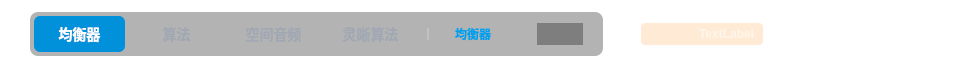
           <widget class="QWidget" name="widget_top" native="true">
            <property name="minimumSize">
             <size>
              <width>619</width>
              <height>68</height>
             </size>
            </property>
            <property name="maximumSize">
             <size>
              <width>16777215</width>
              <height>68</height>
             </size>
            </property>
            <property name="styleSheet">
             <string notr="true">border-top-left-radius: 0px;
border-top-right-radius: 0px;
border-bottom-left-radius: 0px;
border-bottom-right-radius: 0px;
background: transparent;</string>
            </property>
            <layout class="QHBoxLayout" name="horizontalLayout_2">
             <property name="spacing">
              <number>0</number>
             </property>
             <property name="leftMargin">
              <number>30</number>
             </property>
             <property name="topMargin">
              <number>0</number>
             </property>
             <property name="rightMargin">
              <number>30</number>
             </property>
             <property name="bottomMargin">
              <number>0</number>
             </property>
             <item>
              <widget class="QWidget" name="widget_6" native="true">
               <property name="minimumSize">
                <size>
                 <width>421</width>
                 <height>44</height>
                </size>
               </property>
               <property name="maximumSize">
                <size>
                 <width>16777215</width>
                 <height>44</height>
                </size>
               </property>
               <property name="styleSheet">
                <string notr="true">border:none;
border-radius: 8px;
background: rgba(0, 0, 0, 0.3);</string>
               </property>
               <layout class="QHBoxLayout" name="horizontalLayout_7">
                <property name="leftMargin">
                 <number>4</number>
                </property>
                <property name="topMargin">
                 <number>4</number>
                </property>
                <property name="rightMargin">
                 <number>20</number>
                </property>
                <property name="bottomMargin">
                 <number>4</number>
                </property>
                <item>
                 <widget class="QPushButton" name="pBt_Equalizer">
                  <property name="minimumSize">
                   <size>
                    <width>91</width>
                    <height>36</height>
                   </size>
                  </property>
                  <property name="maximumSize">
                   <size>
                    <width>91</width>
                    <height>36</height>
                   </size>
                  </property>
                  <property name="styleSheet">
                   <string notr="true">QPushButton
{
	border:none;
	color: #A1A8B3;
	background:none;
	font-family: &quot;Noto Sans S Chinese&quot;; font-weight: 500;
	font-size: 14px;
}
QPushButton:checked
{
	color: #FFFFFF;
	border-radius: 6px;
	background: #0091DA;
}
QPushButton:hover:!checked {
    border-radius: 6px;
    background-color: rgba(255, 255, 255, 25);
}</string>
                  </property>
                  <property name="text">
                   <string>均衡器</string>
                  </property>
                  <property name="checkable">
                   <bool>true</bool>
                  </property>
                  <property name="checked">
                   <bool>true</bool>
                  </property>
                 </widget>
                </item>
                <item>
                 <widget class="QPushButton" name="pBt_Algorithm">
                  <property name="minimumSize">
                   <size>
                    <width>91</width>
                    <height>36</height>
                   </size>
                  </property>
                  <property name="maximumSize">
                   <size>
                    <width>91</width>
                    <height>36</height>
                   </size>
                  </property>
                  <property name="styleSheet">
                   <string notr="true">QPushButton
{
	border:none;
	color: #A1A8B3;
	background:none;
	font-family: &quot;Noto Sans S Chinese&quot;; font-weight: 500;
	font-size: 14px;
}
QPushButton:checked
{
color: #FFFFFF;
	border-radius: 6px;
	background: #0091DA;
}
QPushButton:hover:!checked {
    border-radius: 6px;
    background-color: rgba(255, 255, 255, 25);
}</string>
                  </property>
                  <property name="text">
                   <string>算法</string>
                  </property>
                  <property name="checkable">
                   <bool>true</bool>
                  </property>
                  <property name="checked">
                   <bool>false</bool>
                  </property>
                 </widget>
                </item>
                <item>
                 <widget class="QPushButton" name="pBt_Space">
                  <property name="minimumSize">
                   <size>
                    <width>91</width>
                    <height>36</height>
                   </size>
                  </property>
                  <property name="maximumSize">
                   <size>
                    <width>91</width>
                    <height>36</height>
                   </size>
                  </property>
                  <property name="styleSheet">
                   <string notr="true">QPushButton
{
	border:none;
	color: #A1A8B3;
	background:none;
	font-family: &quot;Noto Sans S Chinese&quot;; font-weight: 500;
	font-size: 14px;
}
QPushButton:checked
{
color: #FFFFFF;
	border-radius: 6px;
	background: #0091DA;
}
QPushButton:hover:!checked {
    border-radius: 6px;
    background-color: rgba(255, 255, 255, 25);
}</string>
                  </property>
                  <property name="text">
                   <string>空间音频</string>
                  </property>
                  <property name="checkable">
                   <bool>true</bool>
                  </property>
                  <property name="checked">
                   <bool>false</bool>
                  </property>
                 </widget>
                </item>
                <item>
                 <widget class="QPushButton" name="pBt_Drc">
                  <property name="minimumSize">
                   <size>
                    <width>91</width>
                    <height>36</height>
                   </size>
                  </property>
                  <property name="maximumSize">
                   <size>
                    <width>91</width>
                    <height>36</height>
                   </size>
                  </property>
                  <property name="styleSheet">
                   <string notr="true">QPushButton
{
	border:none;
	color: #A1A8B3;
	background:none;
	font-family: &quot;Noto Sans S Chinese&quot;; font-weight: 500;
	font-size: 14px;
}
QPushButton:checked
{
color: #FFFFFF;
	border-radius: 6px;
	background: #0091DA;
}
QPushButton:hover:!checked {
    border-radius: 6px;
    background-color: rgba(255, 255, 255, 25);
}</string>
                  </property>
                  <property name="text">
                   <string>灵晰算法</string>
                  </property>
                  <property name="checkable">
                   <bool>true</bool>
                  </property>
                  <property name="checked">
                   <bool>false</bool>
                  </property>
                 </widget>
                </item>
                <item>
                 <spacer name="horizontalSpacer_30">
                  <property name="orientation">
                   <enum>Qt::Horizontal</enum>
                  </property>
                  <property name="sizeType">
                   <enum>QSizePolicy::Fixed</enum>
                  </property>
                  <property name="sizeHint" stdset="0">
                   <size>
                    <width>5</width>
                    <height>33</height>
                   </size>
                  </property>
                 </spacer>
                </item>
                <item>
                 <widget class="QLabel" name="lab_partition">
                  <property name="minimumSize">
                   <size>
                    <width>2</width>
                    <height>12</height>
                   </size>
                  </property>
                  <property name="maximumSize">
                   <size>
                    <width>2</width>
                    <height>12</height>
                   </size>
                  </property>
                  <property name="styleSheet">
                   <string notr="true">/*border-image: url(:/Skin/Images/Headphones/partition.png);*/
border-radius:1px;
background: rgba(255, 255, 255, 0.2);
border-image:none;</string>
                  </property>
                  <property name="text">
                   <string/>
                  </property>
                 </widget>
                </item>
                <item>
                 <spacer name="horizontalSpacer_18">
                  <property name="orientation">
                   <enum>Qt::Horizontal</enum>
                  </property>
                  <property name="sizeType">
                   <enum>QSizePolicy::Fixed</enum>
                  </property>
                  <property name="sizeHint" stdset="0">
                   <size>
                    <width>20</width>
                    <height>20</height>
                   </size>
                  </property>
                 </spacer>
                </item>
                <item>
                 <widget class="QLabel" name="lab_switchDes">
                  <property name="styleSheet">
                   <string notr="true">border:none;
background:none;
font-family: &quot;Noto Sans S Chinese&quot;; 
font-weight: 500;
font-size: 12px;
color: #009FEF;</string>
                  </property>
                  <property name="text">
                   <string>均衡器</string>
                  </property>
                 </widget>
                </item>
                <item>
                 <widget class="QLabel" name="lab_tooptip">
                  <property name="minimumSize">
                   <size>
                    <width>13</width>
                    <height>36</height>
                   </size>
                  </property>
                  <property name="maximumSize">
                   <size>
                    <width>13</width>
                    <height>36</height>
                   </size>
                  </property>
                  <property name="styleSheet">
                   <string notr="true">background:transparent;
image: url(:/Skin/Images/homePage/annotation_13_13_2x.png);</string>
                  </property>
                  <property name="text">
                   <string/>
                  </property>
                 </widget>
                </item>
                <item>
                 <spacer name="horizontalSpacer_31">
                  <property name="orientation">
                   <enum>Qt::Horizontal</enum>
                  </property>
                  <property name="sizeType">
                   <enum>QSizePolicy::Fixed</enum>
                  </property>
                  <property name="sizeHint" stdset="0">
                   <size>
                    <width>20</width>
                    <height>20</height>
                   </size>
                  </property>
                 </spacer>
                </item>
                <item>
                 <widget class="CustomPushButton" name="pBt_EQSwitch">
                  <property name="minimumSize">
                   <size>
                    <width>46</width>
                    <height>22</height>
                   </size>
                  </property>
                  <property name="maximumSize">
                   <size>
                    <width>46</width>
                    <height>22</height>
                   </size>
                  </property>
                  <property name="styleSheet">
                   <string notr="true">border-radius:none;</string>
                  </property>
                  <property name="text">
                   <string/>
                  </property>
                  <property name="checkable">
                   <bool>true</bool>
                  </property>
                  <property name="checked">
                   <bool>true</bool>
                  </property>
                 </widget>
                </item>
               </layout>
              </widget>
             </item>
             <item>
              <spacer name="horizontalSpacer_33">
               <property name="orientation">
                <enum>Qt::Horizontal</enum>
               </property>
               <property name="sizeType">
                <enum>QSizePolicy::Expanding</enum>
               </property>
               <property name="sizeHint" stdset="0">
                <size>
                 <width>38</width>
                 <height>17</height>
                </size>
               </property>
              </spacer>
             </item>
             <item>
              <widget class="QWidget" name="widget_deriv" native="true">
               <property name="minimumSize">
                <size>
                 <width>0</width>
                 <height>22</height>
                </size>
               </property>
               <property name="maximumSize">
                <size>
                 <width>16777215</width>
                 <height>22</height>
                </size>
               </property>
               <property name="styleSheet">
                <string notr="true">border-radius:4px;
background-color: rgba(255, 153, 45, 51);</string>
               </property>
               <layout class="QHBoxLayout" name="horizontalLayout_6">
                <property name="spacing">
                 <number>8</number>
                </property>
                <property name="leftMargin">
                 <number>0</number>
                </property>
                <property name="topMargin">
                 <number>0</number>
                </property>
                <property name="rightMargin">
                 <number>8</number>
                </property>
                <property name="bottomMargin">
                 <number>0</number>
                </property>
                <item>
                 <widget class="QLabel" name="label">
                  <property name="minimumSize">
                   <size>
                    <width>50</width>
                    <height>22</height>
                   </size>
                  </property>
                  <property name="maximumSize">
                   <size>
                    <width>50</width>
                    <height>22</height>
                   </size>
                  </property>
                  <property name="styleSheet">
                   <string notr="true">background:transparent;
border-image: url(:/Skin/Images/Headphones/deriv.png);
</string>
                  </property>
                  <property name="text">
                   <string/>
                  </property>
                 </widget>
                </item>
                <item>
                 <widget class="QLabel" name="lab_parentName">
                  <property name="minimumSize">
                   <size>
                    <width>0</width>
                    <height>17</height>
                   </size>
                  </property>
                  <property name="maximumSize">
                   <size>
                    <width>16777215</width>
                    <height>17</height>
                   </size>
                  </property>
                  <property name="styleSheet">
                   <string notr="true">border:none;	
background:transparent;
font-family: &quot;Noto Sans S Chinese&quot;; font-weight: 500;
font-size: 12px;
color: rgba(255, 255, 255, 128);</string>
                  </property>
                  <property name="text">
                   <string>TextLabel</string>
                  </property>
                 </widget>
                </item>
               </layout>
              </widget>
             </item>
             <item>
              <spacer name="horizontalSpacer_19">
               <property name="orientation">
                <enum>Qt::Horizontal</enum>
               </property>
               <property name="sizeType">
                <enum>QSizePolicy::Fixed</enum>
               </property>
               <property name="sizeHint" stdset="0">
                <size>
                 <width>20</width>
                 <height>20</height>
                </size>
               </property>
              </spacer>
             </item>
             <item>
              <widget class="QPushButton" name="pBt_undoEq">
               <property name="enabled">
                <bool>true</bool>
               </property>
               <property name="minimumSize">
                <size>
                 <width>32</width>
                 <height>32</height>
                </size>
               </property>
               <property name="maximumSize">
                <size>
                 <width>32</width>
                 <height>32</height>
                </size>
               </property>
               <property name="styleSheet">
                <string notr="true">QPushButton
{
	background:transparent;
	border-image: url(:/Skin/Images/Headphones/undo.png);
}
QPushButton:disabled
{
	border-image: url(:/Skin/Images/Headphones/undo-dis.png);
}
QPushButton:hover
{
	border-image: url(:/Skin/Images/Headphones/undo-hov.png);
}</string>
               </property>
               <property name="text">
                <string/>
               </property>
              </widget>
             </item>
             <item>
              <spacer name="horizontalSpacer_61">
               <property name="orientation">
                <enum>Qt::Horizontal</enum>
               </property>
               <property name="sizeType">
                <enum>QSizePolicy::Fixed</enum>
               </property>
               <property name="sizeHint" stdset="0">
                <size>
                 <width>6</width>
                 <height>20</height>
                </size>
               </property>
              </spacer>
             </item>
             <item>
              <widget class="QPushButton" name="pBt_redoEq">
               <property name="enabled">
                <bool>true</bool>
               </property>
               <property name="minimumSize">
                <size>
                 <width>32</width>
                 <height>32</height>
                </size>
               </property>
               <property name="maximumSize">
                <size>
                 <width>32</width>
                 <height>32</height>
                </size>
               </property>
               <property name="styleSheet">
                <string notr="true">QPushButton
{
	background:transparent;
	border-image: url(:/Skin/Images/Headphones/redo.png);
}
QPushButton:disabled
{
	border-image: url(:/Skin/Images/Headphones/redo-dis.png);
}
QPushButton:hover
{
	border-image: url(:/Skin/Images/Headphones/redo-hov.png);
}</string>
               </property>
               <property name="text">
                <string/>
               </property>
              </widget>
             </item>
             <item>
              <spacer name="horizontalSpacer_62">
               <property name="orientation">
                <enum>Qt::Horizontal</enum>
               </property>
               <property name="sizeType">
                <enum>QSizePolicy::Fixed</enum>
               </property>
               <property name="sizeHint" stdset="0">
                <size>
                 <width>6</width>
                 <height>20</height>
                </size>
               </property>
              </spacer>
             </item>
             <item>
              <widget class="QPushButton" name="pBt_EqReset">
               <property name="minimumSize">
                <size>
                 <width>32</width>
                 <height>32</height>
                </size>
               </property>
               <property name="maximumSize">
                <size>
                 <width>32</width>
                 <height>32</height>
                </size>
               </property>
               <property name="styleSheet">
                <string notr="true">QPushButton
{
	background:transparent;
	image: url(:/Skin/Images/Headphones/eqResert.png);
	border:null;
}
QPushButton:disabled
{
	image: url(:/Skin/Images/Headphones/eqResert-dis.png);
	border:null;
}
QPushButton:hover
{
	image: url(:/Skin/Images/Headphones/eqResert-hover.png);
	border:null;
}
</string>
               </property>
               <property name="text">
                <string/>
               </property>
               <property name="checkable">
                <bool>true</bool>
               </property>
              </widget>
             </item>
             <item>
              <spacer name="horizontalSpacer_60">
               <property name="orientation">
                <enum>Qt::Horizontal</enum>
               </property>
               <property name="sizeType">
                <enum>QSizePolicy::Fixed</enum>
               </property>
               <property name="sizeHint" stdset="0">
                <size>
                 <width>6</width>
                 <height>20</height>
                </size>
               </property>
              </spacer>
             </item>
             <item>
              <widget class="QPushButton" name="pBt_ClosePlanPage">
               <property name="minimumSize">
                <size>
                 <width>32</width>
                 <height>32</height>
                </size>
               </property>
               <property name="maximumSize">
                <size>
                 <width>32</width>
                 <height>32</height>
                </size>
               </property>
               <property name="styleSheet">
                <string notr="true">QPushButton
{
	border-image: url(:/Skin/Images/Headphones/close.png);
	border-radius: 0px;
}
QPushButton:hover
{
	border-image: url(:/Skin/Images/Headphones/close-ho.png);
}
</string>
               </property>
               <property name="text">
                <string/>
               </property>
               <property name="checkable">
                <bool>false</bool>
               </property>
              </widget>
             </item>
            </layout>
           </widget>
